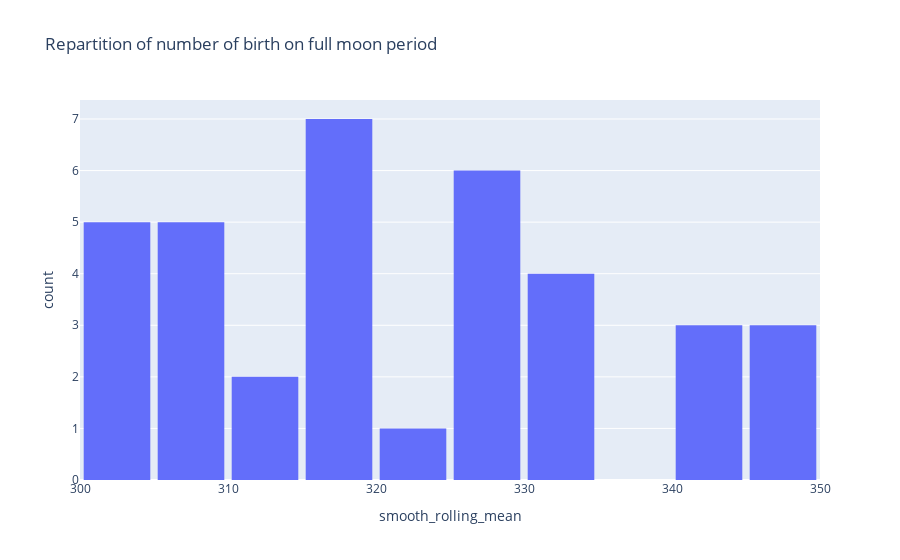
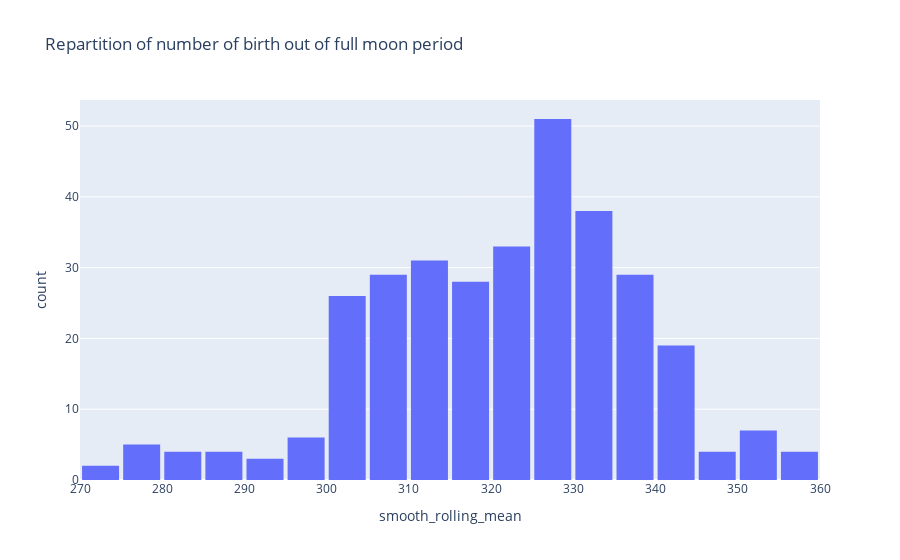

Notebook cell for these charts, in order:
### Markdown cell above
It looks like our full moon data is a regular sample of the rest of the data. No significante difference can be noticied on the key values. 

As a bonus, we can plot the two histograms, another point of view on the repartition of the values.

### Code cell
fig_moon = px.histogram(df_moon_value, x='smooth_rolling_mean', nbins=10, 
                        title='Repartition of number of birth on full moon period')
fig_moon.update_layout(bargap=0.1)
fig_moon.show()

fig_normal = px.histogram(df_normal_value, x='smooth_rolling_mean', nbins=20, 
                          title='Repartition of number of birth out of full moon period')
fig_normal.update_layout(bargap=0.1)
fig_normal.show()

# -> la répartition de pleine lune corrspond à un echantillon hors pleine lune

### Figure 1 — Plotly figure (JSON) as saved in the notebook; plotly's stock layout.template omitted (floating-point values rounded to 4 significant figures)
{"data": [{"alignmentgroup": "True", "bingroup": "x", "hovertemplate": "smooth_rolling_mean=%{x}<br>count=%{y}<extra></extra>", "legendgroup": "", "marker": {"color": "#636efa", "pattern": {"shape": ""}}, "name": "", "nbinsx": 10, "offsetgroup": "", "orientation": "v", "showlegend": false, "type": "histogram", "x": [330.4, 329.9, 329.1, 301.4, 302.7, 304.1, 309.9, 314.4, 308.1, 309.4, 304, 311.3, 318, 319, 322, 327.7, 343.6, 341, 345.1, 345.7, 347.9, 341.3, 318.9, 317, 333.7, 333.7, 330.1, 328.9, 326.3, 326.3, 318.4, 318.9, 316.6, 304.7, 307.3, 308.3], "xaxis": "x", "yaxis": "y"}], "layout": {"bargap": 0.1, "barmode": "relative", "legend": {"tracegroupgap": 0}, "title": {"text": "Repartition of number of birth on full moon period"}, "xaxis": {"anchor": "y", "domain": [0, 1], "title": {"text": "smooth_rolling_mean"}}, "yaxis": {"anchor": "x", "domain": [0, 1], "title": {"text": "count"}}}}

### Figure 2 — Plotly figure (JSON) as saved in the notebook; plotly's stock layout.template omitted (floating-point values rounded to 4 significant figures; data arrays with more than 128 entries replaced by an {"elided": "..."} marker saying what was removed)
{"data": [{"alignmentgroup": "True", "bingroup": "x", "hovertemplate": "smooth_rolling_mean=%{x}<br>count=%{y}<extra></extra>", "legendgroup": "", "marker": {"color": "#636efa", "pattern": {"shape": ""}}, "name": "", "nbinsx": 20, "offsetgroup": "", "orientation": "v", "showlegend": false, "type": "histogram", "x": {"elided": "329 float values"}, "xaxis": "x", "yaxis": "y"}], "layout": {"bargap": 0.1, "barmode": "relative", "legend": {"tracegroupgap": 0}, "title": {"text": "Repartition of number of birth out of full moon period"}, "xaxis": {"anchor": "y", "domain": [0, 1], "title": {"text": "smooth_rolling_mean"}}, "yaxis": {"anchor": "x", "domain": [0, 1], "title": {"text": "count"}}}}
